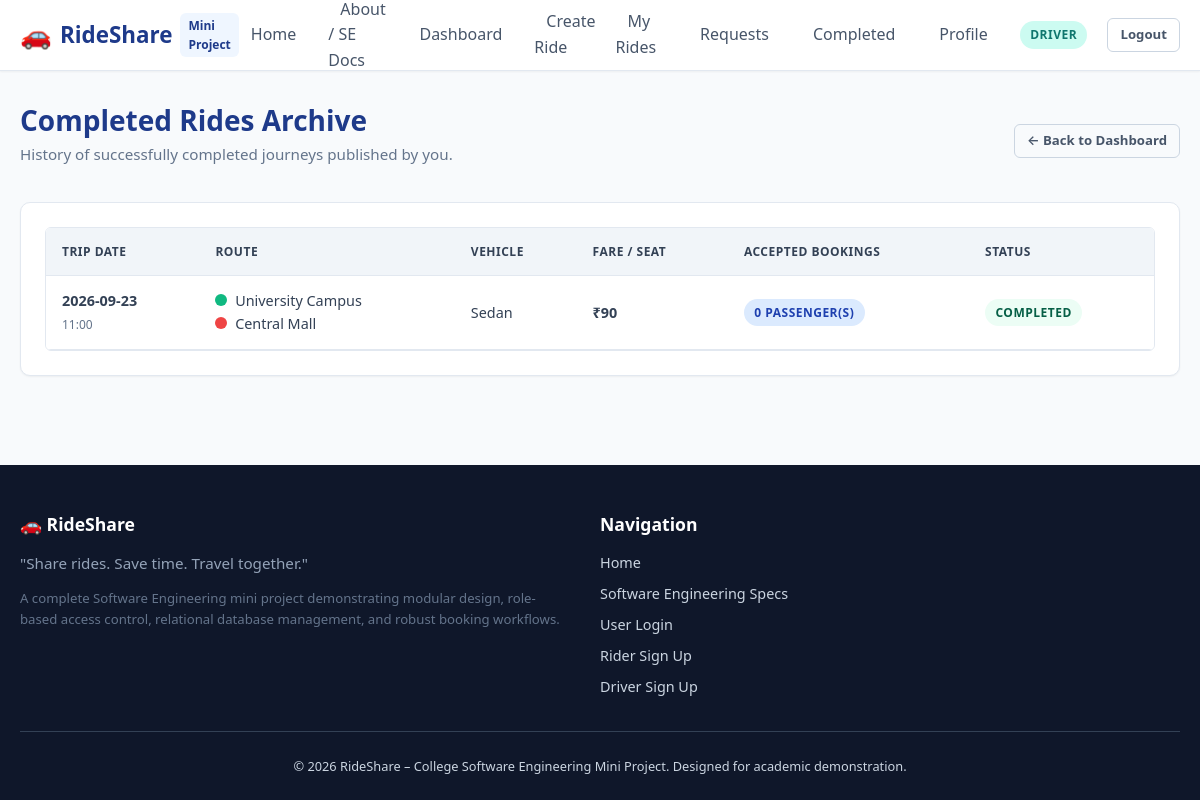
/driver/completed-rides (signed in), run on the app's committed database.
### tables this page shows
CREATE TABLE users (
    id INTEGER PRIMARY KEY AUTOINCREMENT,
    name TEXT NOT NULL,
    email TEXT NOT NULL UNIQUE,
    phone TEXT NOT NULL,
    password_hash TEXT NOT NULL,
    role TEXT NOT NULL CHECK(role IN ('rider', 'driver', 'admin')),
    status TEXT NOT NULL DEFAULT 'active' CHECK(status IN ('active', 'inactive')),
    created_at TIMESTAMP DEFAULT CURRENT_TIMESTAMP
);

CREATE TABLE rides (
    id INTEGER PRIMARY KEY AUTOINCREMENT,
    driver_id INTEGER NOT NULL,
    pickup_location TEXT NOT NULL,
    destination TEXT NOT NULL,
    ride_date TEXT NOT NULL,
    departure_time TEXT NOT NULL,
    available_seats INTEGER NOT NULL CHECK(available_seats >= 0),
    vehicle_type TEXT NOT NULL,
    fare_per_passenger REAL NOT NULL CHECK(fare_per_passenger >= 0),
    status TEXT NOT NULL DEFAULT 'Available' CHECK(status IN ('Available', 'Full', 'Ongoing', 'Completed', 'Cancelled')),
    created_at TIMESTAMP DEFAULT CURRENT_TIMESTAMP,
    FOREIGN KEY (driver_id) REFERENCES drivers(id) ON DELETE CASCADE
);

### routes/driver_routes.py (the view)
@driver_bp.route('/completed-rides')
@role_required('driver')
def completed_rides():
    driver = get_current_driver()
    completed = Ride.get_by_driver(driver['id'], status='Completed')
    return render_template('driver/completed_rides.html', rides=completed)

### database/db.py (called while the page is built)
def get_db():
    if 'db' not in g:
        db_path = current_app.config.get('DATABASE_PATH')
        os.makedirs(os.path.dirname(db_path), exist_ok=True)
        g.db = sqlite3.connect(db_path)
        g.db.row_factory = sqlite3.Row
        g.db.execute("PRAGMA foreign_keys = ON;")
    return g.db

### models/driver.py (called while the page is built)
    @staticmethod
    def find_by_user_id(user_id):
        db = get_db()
        cursor = db.cursor()
        cursor.execute("""
            SELECT d.*, u.name, u.email, u.phone, u.status as user_status
            FROM drivers d
            JOIN users u ON d.user_id = u.id
            WHERE d.user_id = ?
        """, (user_id,))
        return cursor.fetchone()

### models/ride.py (called while the page is built, shortened)
    @staticmethod
    def get_by_driver(driver_id, status=None):
        db = get_db()
        cursor = db.cursor()
        if status:
            cursor.execute("""
                SELECT r.*,
                       (SELECT COUNT(*) FROM bookings b WHERE b.ride_id = r.id AND b.status = 'Pending') as pending_requests,
                       (SELECT COUNT(*) FROM bookings b WHERE b.ride_id = r.id AND b.status = 'Accepted') as accepted_bookings
                FROM rides r
                WHERE r.driver_id = ? AND r.status = ?
                ORDER BY r.ride_date DESC, r.departure_time DESC
            """, (driver_id, status))
        return cursor.fetchall()

### routes/driver_routes.py (called while the page is built)
def get_current_driver():
    user_id = session.get('user_id')
    return Driver.find_by_user_id(user_id)

### templates/driver/completed_rides.html (shortened to what this page needs)
{% extends "base.html" %}
{% block content %}
<div class="card-header" style="border: none; padding: 0; margin-bottom: 1.5rem;">
    <div>
        <h2 style="color: var(--primary); margin: 0;">Completed Rides Archive</h2>
        <p style="color: var(--gray-600); font-size: 0.95rem; margin-top: 0.25rem;">
            History of successfully completed journeys published by you.
        </p>
    </div>
    <a href="{{ url_for('driver.dashboard') }}" class="btn btn-outline btn-sm">← Back to Dashboard</a>
</div>
{% if rides %}
    <div class="card">
        <div class="table-responsive">
            <table class="table">
                <thead>
                    <tr>
                        <th>Trip Date</th>
                        <th>Route</th>
                        <th>Vehicle</th>
                        <th>Fare / Seat</th>
                        <th>Accepted Bookings</th>
                        <th>Status</th>
                    </tr>
                </thead>
                <tbody>
                    {% for r in rides %}
                        <tr>
                            <td>
                                <strong>{{ r['ride_date'] }}</strong><br>
                                <small style="color: var(--gray-600);">{{ r['departure_time'] }}</small>
                            </td>
                            <td>
                                <div><span class="route-dot pickup" style="display:inline-block; margin-right:4px;"></span> {{ r['pickup_location'] }}</div>
                                <div><span class="route-dot destination" style="display:inline-block; margin-right:4px;"></span> {{ r['destination'] }}</div>
                            </td>
                            <td>{{ r['vehicle_type'] }}</td>
                            <td><strong>₹{{ "%.0f"|format(r['fare_per_passenger']) }}</strong></td>
                            <td><span class="badge badge-accepted">{{ r['accepted_bookings'] }} passenger(s)</span></td>
                            <td><span class="badge badge-completed">Completed</span></td>
                        </tr>
                    {% endfor %}
                </tbody>
            </table>
        </div>
    </div>
{% endif %}
{% endblock %}

### templates/base.html (shortened to what this page needs)
<!DOCTYPE html>
<html lang="en">
<head>
    <link rel="stylesheet" href="{{ url_for('static', filename='css/style.css') }}">
    <link rel="stylesheet" href="https://unpkg.com/leaflet@1.9.4/dist/leaflet.css" />
</head>
<body>
    <header class="site-header">
        <div class="container">
            <nav class="navbar">
                <a href="{{ url_for('main.index') }}" class="brand-logo">
                    <span class="logo-icon">🚗</span>
                    <span>RideShare</span>
                    <span class="brand-badge">Mini Project</span>
                </a>
                <ul class="nav-links" id="navLinks">
                    <li><a href="{{ url_for('main.index') }}" class="nav-link">Home</a></li>
                    <li><a href="{{ url_for('main.about') }}" class="nav-link">About / SE Docs</a></li>
                    {% if session.get('user_id') %}
                        {% if session.get('role') == 'rider' %}
                            <li><a href="{{ url_for('rider.dashboard') }}" class="nav-link">Dashboard</a></li>
                            <li><a href="{{ url_for('rider.search') }}" class="nav-link">Find Ride</a></li>
                            <li><a href="{{ url_for('rider.my_bookings') }}" class="nav-link">My Bookings</a></li>
                            <li><a href="{{ url_for('rider.ride_history') }}" class="nav-link">History</a></li>
                            <li><a href="{{ url_for('main.profile') }}" class="nav-link">Profile</a></li>
                        {% elif session.get('role') == 'driver' %}
                            <li><a href="{{ url_for('driver.dashboard') }}" class="nav-link">Dashboard</a></li>
                            <li><a href="{{ url_for('driver.create_ride') }}" class="nav-link">Create Ride</a></li>
                            <li><a href="{{ url_for('driver.my_rides') }}" class="nav-link">My Rides</a></li>
                            <li><a href="{{ url_for('driver.ride_requests') }}" class="nav-link">Requests</a></li>
                            <li><a href="{{ url_for('driver.completed_rides') }}" class="nav-link">Completed</a></li>
                            <li><a href="{{ url_for('main.profile') }}" class="nav-link">Profile</a></li>
                        {% endif %}
                        <li>
                            <span class="role-badge {{ session.get('role') }}">
                                {{ session.get('role') }}
                            </span>
                        </li>
                        <li>
                            <a href="{{ url_for('auth.logout') }}" class="btn btn-outline btn-sm">Logout</a>
                        </li>
                    {% endif %}
                </ul>
            </nav>
        </div>
    </header>
    <main class="main-content">
        <div class="container">
            {% block content %}{% endblock %}
        </div>
    </main>
    <footer class="site-footer">
        <div class="container">
            <div class="footer-grid">
                <div>
                    <h3 class="footer-title">🚗 RideShare</h3>
                    <p style="color: #94a3b8; font-size: 0.95rem;">
                        "Share rides. Save time. Travel together."
                    </p>
                    <p style="color: #64748b; font-size: 0.825rem; margin-top: 0.5rem;">
                        A complete Software Engineering mini project demonstrating modular design, role-based access control, relational database management, and robust booking workflows.
                    </p>
                </div>
                <div>
                    <h4 class="footer-title">Navigation</h4>
                    <ul class="footer-links">
                        <li><a href="{{ url_for('main.index') }}">Home</a></li>
                        <li><a href="{{ url_for('main.about') }}">Software Engineering Specs</a></li>
                        <li><a href="{{ url_for('auth.login') }}">User Login</a></li>
                        <li><a href="{{ url_for('auth.register_rider') }}">Rider Sign Up</a></li>
                        <li><a href="{{ url_for('auth.register_driver') }}">Driver Sign Up</a></li>
                    </ul>
                </div>
            </div>
            <div class="footer-bottom">
                &copy; 2026 RideShare – College Software Engineering Mini Project. Designed for academic demonstration.
            </div>
        </div>
    </footer>
</body>
</html>

### data on the page
users: get "DRIVER"
rides: ride_date "2026-09-23", departure_time "11:00", pickup_location "University Campus", destination "Central Mall", vehicle_type "Sedan", fare_per_passenger "90", accepted_bookings "0"
